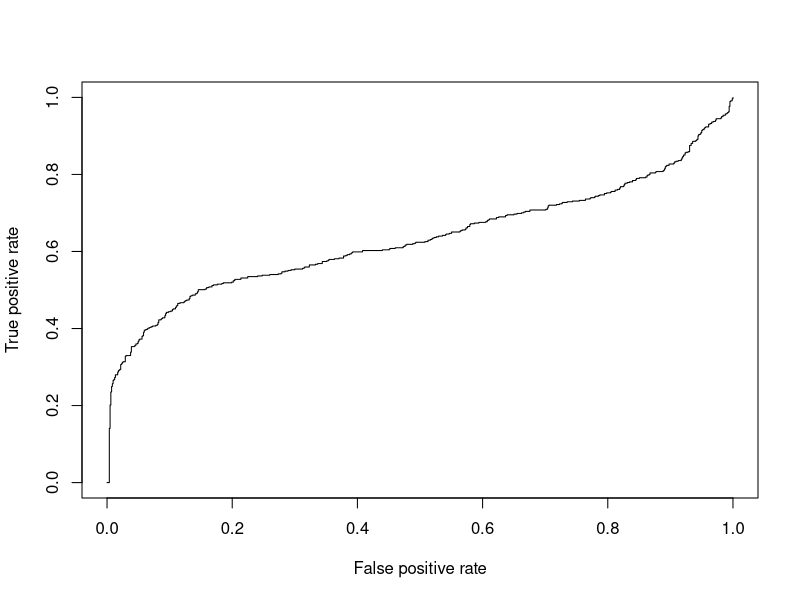
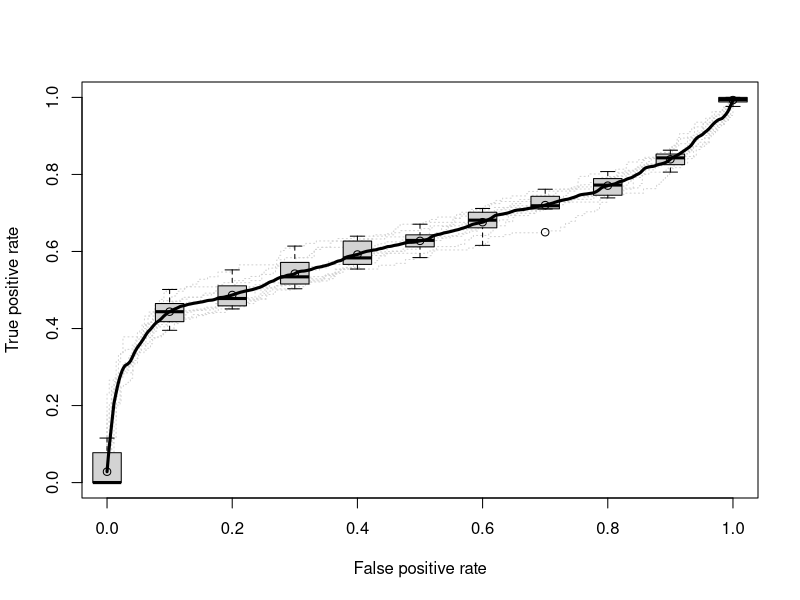

Reproduce these figures in R, in order.
library('kernlab')
library('e1071')
library(ROCR)

# Get the spam database into R
data(spam)
# Split into a training/test set of 80% / 20%
index <- sample(2,nrow(spam),replace = TRUE,prob=c(0.7,0.3))
traindata <- spam[index==1,]
testdata <- spam[index==2,]
# Use SVM with a kernel, Train the SVM on the 80% training set
svm_2 <- svm(make ~., traindata)
pd_scores <- predict(svm_2, testdata)
pred_2 <- prediction(pd_scores, testdata$type)
perf_2 <- performance(pred_2, 'tpr', 'fpr')
pdf('bioinformatics/hm3/svm_8020.pdf')
plot(perf_2)
dev.off()
# shuffle the dataset
shuffle = sample(1:4601, 4601)
spam_shuffle = spam[shuffle,]

# creat empty folder
folder_test = vector(mode = 'list')
folder_train = vector(mode = 'list')
predplot = vector(mode = 'list')

# creat 10 folders
j=1
n = nrow(spam_shuffle)
for(i in seq(0, 0.9, 0.1)){
  folder_test[[j]] = spam_shuffle[(n*i):(n*(i+0.1)-1),]
  folder_train[[j]] = spam_shuffle[-((n*i):(n*(i+0.1)-1)),]
  
  # train svm mode and test it result
  svm_10 <- svm(make ~., folder_train[[j]])
  pd_scores <- predict(svm_2, folder_test[[j]])
  
  predplot$'predictied'[[j]] = pd_scores
  predplot$'tables'[[j]] = folder_test[[j]]$type
  
  # plot the prediction scores
  #pred_2 <- prediction(pd_scores, folder_test[[j]]$type)
  #perf_2 <- performance(pred_2, 'tpr', 'fpr')
  #plot(perf_2)
  
  j = j+1
}

pred <- prediction(predplot$predictied, predplot$tables)
perf <- performance(pred,"tpr","fpr")
pdf('./k-corss.pdf')
plot(perf,col="grey82",lty=3)
plot(perf, lwd=3,avg="vertical",spread.estimate="boxplot",add=T)
dev.off()
